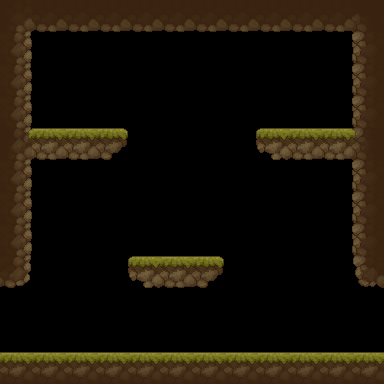

This is a level from a 2D game, rendered from its Tiled map with the project's own tilesets. A one-line summary and the complete map file follow:
An orthogonal 12x12 tile map with 32x32 px tiles, 1 tile layer (terrain), 1 hidden layer not drawn.

<map version="1.10" tiledversion="1.11.2" orientation="orthogonal" renderorder="right-down" width="12" height="12" tilewidth="32" tileheight="32" infinite="0" nextlayerid="7" nextobjectid="1">
 <tileset firstgid="1" source="2D-Platformer-Tileset.tsx" />
 <layer id="1" name="prototype" width="12" height="12" visible="0">
  <data encoding="csv">
18,18,18,18,18,18,18,18,18,18,18,18,
18,32,32,32,32,32,32,32,32,32,32,18,
18,32,32,32,32,32,32,32,32,32,32,18,
18,32,32,32,32,32,32,32,32,32,32,18,
18,18,18,18,32,32,32,32,18,18,18,18,
18,32,32,32,32,32,32,32,32,32,32,18,
18,32,32,32,32,32,32,32,32,32,32,18,
18,32,32,32,32,32,32,32,32,32,32,18,
18,32,32,32,18,18,18,32,32,32,32,18,
32,32,32,32,32,32,32,32,32,32,32,32,
32,32,32,32,32,32,32,32,32,32,32,32,
18,18,18,18,18,18,18,18,18,18,18,18
</data>
 </layer>
 <layer id="6" name="terrain" width="12" height="12">
  <properties>
   <property name="unity:sortingLayer" value="Ground" />
  </properties>
  <data encoding="csv">
126,34,34,34,34,34,34,34,34,34,34,215,
19,16,16,16,16,16,16,16,16,16,16,17,
19,16,0,0,0,0,0,0,0,0,16,17,
19,16,16,16,16,0,0,16,16,16,16,17,
217,194,194,252,16,0,0,16,55,194,194,91,
19,16,16,16,16,0,0,16,16,16,16,17,
19,16,0,0,0,0,0,0,0,0,16,17,
19,16,0,16,16,16,16,16,0,0,16,17,
256,16,0,16,55,194,252,16,0,0,16,254,
16,0,0,16,16,16,16,16,0,0,0,16,
16,16,16,16,16,16,16,16,16,16,16,16,
2,2,2,2,2,2,2,2,2,2,2,2
</data>
 </layer>
</map>
